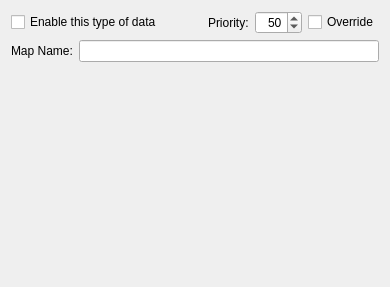
       <widget class="QWidget" name="tabMap">
        <attribute name="title">
         <string>Map</string>
        </attribute>
        <layout class="QGridLayout" name="gridLayout_13">
         <item row="0" column="0">
          <layout class="QHBoxLayout" name="mapMetaLayout">
           <item>
            <widget class="QCheckBox" name="mapEnable">
             <property name="text">
              <string>Enable this type of data</string>
             </property>
            </widget>
           </item>
           <item>
            <spacer name="horizontalSpacer_9">
             <property name="orientation">
              <enum>Qt::Horizontal</enum>
             </property>
             <property name="sizeHint" stdset="0">
              <size>
               <width>40</width>
               <height>20</height>
              </size>
             </property>
            </spacer>
           </item>
           <item>
            <layout class="QHBoxLayout" name="mapPriorityLayout">
             <item>
              <widget class="QLabel" name="label_25">
               <property name="text">
                <string>Priority:</string>
               </property>
               <property name="buddy">
                <cstring>mapPriority</cstring>
               </property>
              </widget>
             </item>
             <item>
              <widget class="QSpinBox" name="mapPriority">
               <property name="alignment">
                <set>Qt::AlignRight|Qt::AlignTrailing|Qt::AlignVCenter</set>
               </property>
               <property name="maximum">
                <number>100</number>
               </property>
               <property name="value">
                <number>50</number>
               </property>
              </widget>
             </item>
            </layout>
           </item>
           <item>
            <widget class="QCheckBox" name="mapOverride">
             <property name="text">
              <string>Override</string>
             </property>
            </widget>
           </item>
          </layout>
         </item>
         <item row="1" column="0">
          <layout class="QGridLayout" name="gridLayout_12">
           <item row="0" column="0">
            <widget class="QLabel" name="label_26">
             <property name="text">
              <string>Map Name:</string>
             </property>
            </widget>
           </item>
           <item row="0" column="1">
            <widget class="QLineEdit" name="mapName"/>
           </item>
          </layout>
         </item>
         <item row="2" column="0">
          <spacer name="verticalSpacer_4">
           <property name="orientation">
            <enum>Qt::Vertical</enum>
           </property>
           <property name="sizeHint" stdset="0">
            <size>
             <width>20</width>
             <height>214</height>
            </size>
           </property>
          </spacer>
         </item>
        </layout>
       </widget>
